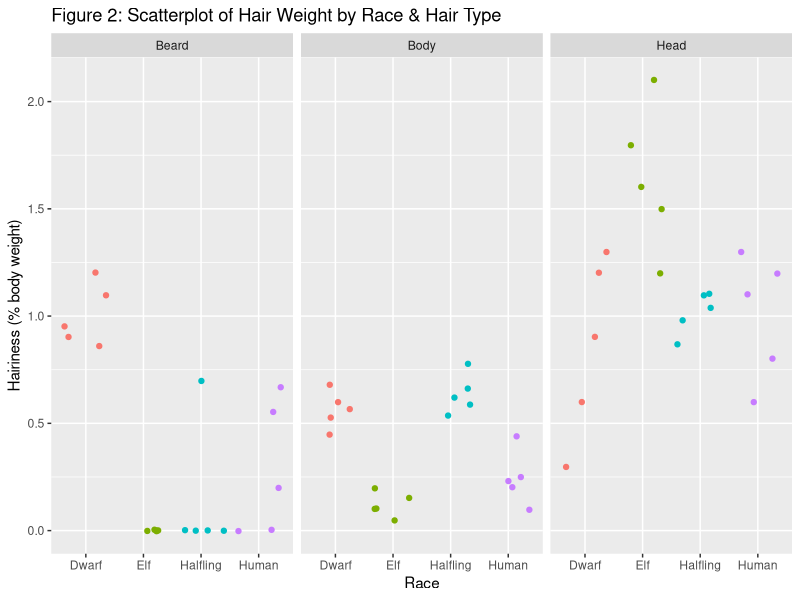

R code for this plot:
library(tidyverse)
library(ggplot2)

## @knitr scatterplot

data <- read_csv("tidy_data.csv")

#check to make sure I've read in a tidy data frame
if(!is.data.frame(data)){
  stop(paste(c("analysed_data must be a data frame for graphing. Class", 
               class(df), "supplied."), collapse=" "))
}
cols_needed <- c("Race", "Type", "Hairiness")
cols_missing <- !(cols_needed %in% colnames(data))
if(sum(cols_missing) > 0){
  stop(paste(c("analysed_data is missing column(s)", 
               cols_needed[cols_missing]), collapse=" "))
}

ggplot(data, aes(x=Race, y=Hairiness, color=Race)) + 
  facet_wrap(~Type) +
  geom_jitter() +
  labs(title="Figure 2: Scatterplot of Hair Weight by Race & Hair Type", 
       y = "Hairiness (% body weight)") + 
  theme(legend.position="none")  #redundant with x-axis label
  